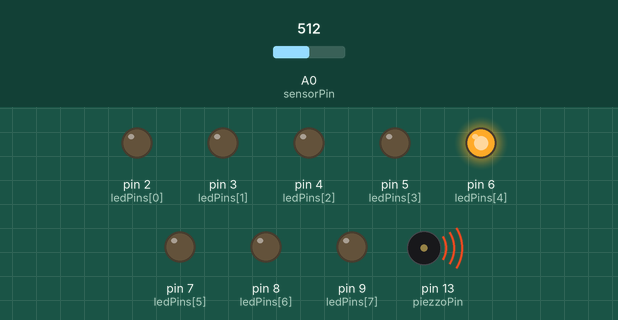
A sketch run on a simulated Arduino Uno, built with avr-gcc and run on an emulated ATmega328P. Parts: output pins drawn as LEDs (lit = HIGH), buzzer (waves = sounding). Inputs (shaded band) come from the test bench; at power-on: A0 (sensorPin) = 512. Pins used as bus, display or sensor lines are not drawn; what the sketch prints to the serial monitor is not drawn.

Above: at 1.2 s.
1.3 s: A0 (sensorPin) set to 491
At 2.5 s:
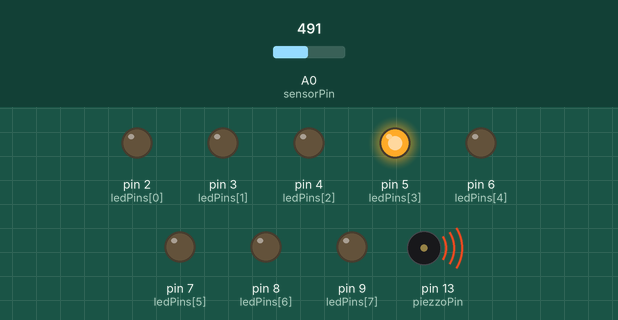
2.8 s: A0 (sensorPin) set to 511
At 3.9 s:
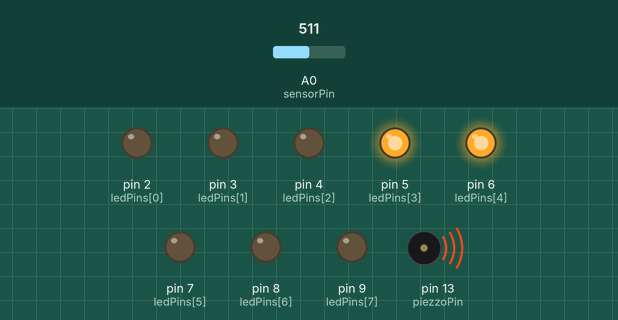
4.3 s: A0 (sensorPin) set to 371
At 5.0 s:
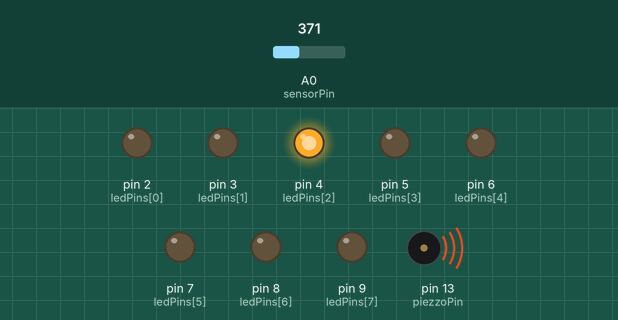
5.8 s: A0 (sensorPin) set to 393
At 6.2 s:
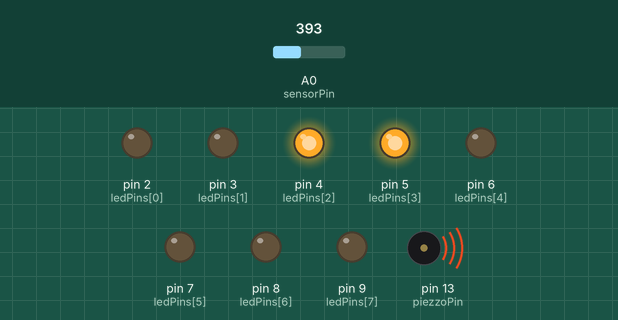
7.3 s: A0 (sensorPin) set to 518
At 8.4 s:
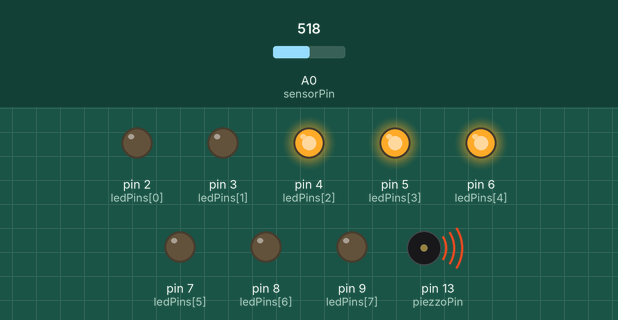
8.8 s: A0 (sensorPin) set to 498
At 9.7 s:
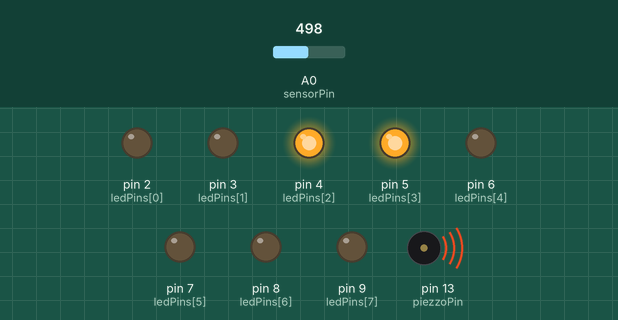
Timing chart, 0 to 11.3 s (numbered marks = the images above; inputs shaded):
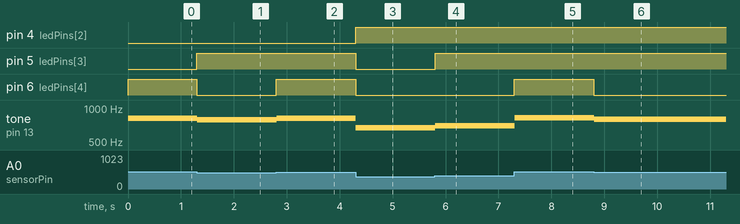

The sketch:

Potentiometer_Project.ino
```cpp
int sensorPin = 0;
int piezzoPin = 13;
int ledPins[] = {2,3,4,5,6,7,8,9};
void setup()
{
  int index;
  pinMode(piezzoPin, OUTPUT);
  for(index = 0; index <= 7; index++) {
   pinMode(ledPins[index], OUTPUT);
  }
  Serial.begin(9600);
}
void loop()
{
  ledloop();
  int sensorValue;
  sensorValue = analogRead(sensorPin);
  digitalWrite(piezzoPin, HIGH);
  Serial.print(sensorValue);
  Serial.print('\n');

  int i;

  int duration = 99999999999;
  int piezzoValue = sensorValue + 300;
  tone(piezzoPin, piezzoValue, duration);
  if(sensorValue <= 5) {
    tone(piezzoPin, 0, duration);
}
}

void ledloop()
{
  int sensorValue = analogRead(sensorPin);

  if(sensorValue < 127) {
    digitalWrite(ledPins[0], HIGH);
}
  if(sensorValue < 5) {
    digitalWrite(ledPins[0], LOW);
}
  if(sensorValue < 254 && sensorValue > 127) {
    digitalWrite(ledPins[1], HIGH);
}
  if(sensorValue < 127 ) {
    digitalWrite(ledPins[1], LOW);
}
if(sensorValue < 381 && sensorValue > 254) {
    digitalWrite(ledPins[2], HIGH);
}
if(sensorValue < 254) {
    digitalWrite(ledPins[2], LOW);
}
if(sensorValue < 508 && sensorValue > 381) {
    digitalWrite(ledPins[3], HIGH);
}
if(sensorValue < 381) {
    digitalWrite(ledPins[3], LOW);
}
if(sensorValue < 635 && sensorValue > 508) {
    digitalWrite(ledPins[4], HIGH);
}
if(sensorValue < 508) {
    digitalWrite(ledPins[4], LOW);
}
}
```

Measured:
- the behaviour switches between 508 and 507 on A0 (sensorPin) (found by bisection; images 0 and 1)
- the behaviour switches between 381 and 382 on A0 (sensorPin) (found by bisection; images 3 and 4)
- after the input at 1.3 s, pin 5 (ledPins[3]): LOW → HIGH at once; pin 6 (ledPins[4]): HIGH → LOW at once; tone on pin 13 (piezzoPin): 812 Hz → 791 Hz at once
- after the input at 2.8 s, pin 6 (ledPins[4]): LOW → HIGH at once; tone on pin 13 (piezzoPin): 791 Hz → 811 Hz at once
- after the input at 4.3 s, pin 4 (ledPins[2]): LOW → HIGH at once; pin 5 (ledPins[3]), pin 6 (ledPins[4]): HIGH → LOW at once; tone on pin 13 (piezzoPin): 811 Hz → 671 Hz at once
- after the input at 5.8 s, pin 5 (ledPins[3]): LOW → HIGH at once; tone on pin 13 (piezzoPin): 671 Hz → 693 Hz at once
- after the input at 7.3 s, pin 6 (ledPins[4]): LOW → HIGH at once; tone on pin 13 (piezzoPin): 693 Hz → 818 Hz at once
- after the input at 8.8 s, pin 6 (ledPins[4]): HIGH → LOW at once; tone on pin 13 (piezzoPin): 818 Hz → 798 Hz at once
